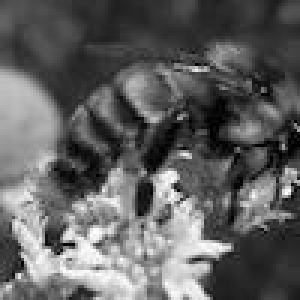
#> input picture data/saved_images/bw_bee_1.jpg, 100 x 100 px, given in place of bee_1.jpg, which was not available (shown 3 times larger)
$ jupyter execute --allow-errors bees-image-processing.ipynb   (shell and % lines are left out)   (text cells are left out)
#> lines starting #> are read from the running program, lines starting #| are printed output that depends on the picture; pictures that were not available may be replaced by others from this repository, and a replacement may not be noted
[cell 1]
# Used to change filepaths
from pathlib import Path

# We set up matplotlib, pandas, and the display function
import matplotlib.pyplot as plt
from IPython.display import display
import pandas as pd

# import numpy to use in this cell
import numpy as np

# import Image from PIL so we can use it later
from PIL import Image

# generate test_data
test_data = np.random.beta(a=1,b=1,size=(100,100,3))

# display the test_data
plt.imshow(test_data)
#> (this line was passed over: IPython is not available in this run)

[cell 2]
# open the image
img = Image.open('../data/datasets/bee_1.jpg')
#> img is the input picture: PIL image 100x100 L; min 0, max 255, mean 96.5

# Get the image size
img_size = img.size
#> img_size = (100, 100)

print("The image size is: {}".format(img_size))
#| The image size is: (100, 100)

# Just having the image as the last line in the cell will display it in the notebook
img

[cell 3]
# Crop the image to 25, 25, 75, 75
img_cropped = img.crop(box=(25,25,75,75))
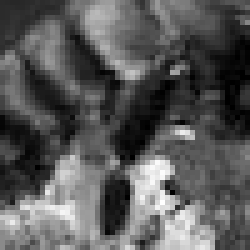
#> img_cropped: PIL image 50x50 L (shown 5 times larger); min 0, max 255, mean 88.6
display(img_cropped)

# rotate the image by 45 degrees
img_rotated = img.rotate(angle=45,expand=25)
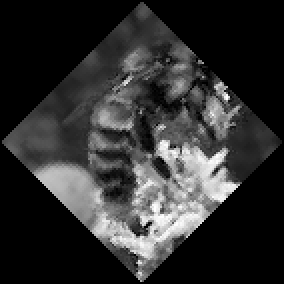
#> img_rotated: PIL image 142x142 L (shown 2 times larger); min 0, max 255, mean 47.6
display(img_rotated)

# flip the image left to right
img_flipped = img.transpose(method=Image.FLIP_LEFT_RIGHT)
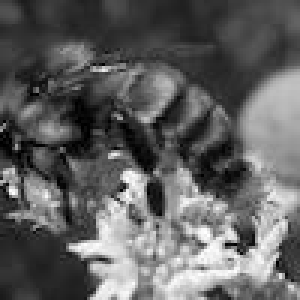
#> img_flipped: PIL image 100x100 L (shown 3 times larger); min 0, max 255, mean 96.5
display(img_flipped)

[cell 4]
# Turn our image object into a NumPy array
img_data = np.array(img)

# get the shape of the resulting array
img_data_shape = np.shape(img_data)
#> img_data_shape = (100, 100)

print("Our NumPy array has the shape: {}".format(img_data_shape))
#| Our NumPy array has the shape: (100, 100)

# plot the data with `imshow`
# ... YOUR CODE FOR TASK 4 ...
plt.show()

# plot the red channel
#> (the rest of this cell did not finish here and is left out)

[cell 5]
def plot_kde(channel, color):
    """ Plots a kernel density estimate for the given data.

        `channel` must be a 2d array
        `color` must be a color string, e.g. 'r', 'g', or 'b'
    """
    data = channel.flatten()
    return pd.Series(data).plot.density(c=color)

# create the list of channels
channels = ['r','g','b']

def plot_rgb(image_data):
    # use enumerate to loop over colors and indexes
    for ix, color in enumerate(channels):
        plot_kde(image_data[:,:,ix],color)

    plt.show()

#> (the rest of this cell did not finish here and is left out)

[cell 6]
# load bee_12.jpg as honey
# ... YOUR CODE FOR TASK 6 ...
honey = Image.open('../data/datasets/bee_12.jpg')
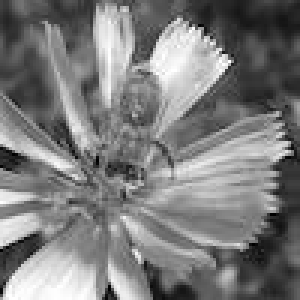
#> input picture data/saved_images/bw_bee_12.jpg, 100 x 100 px, given in place of bee_12.jpg, which was not available (shown 3 times larger)
#> honey is the input picture: PIL image 100x100 L; min 0, max 255, mean 123.7

# display the honey bee image
display(honey)

# NumPy array of the honey bee image data
# ... YOUR CODE FOR TASK 6 ...
honey_data = np.array(honey)

# plot the rgb densities for the honey bee image
#> (the rest of this cell did not finish here and is left out)

[cell 7]
# load bee_3.jpg as bumble
# ... YOUR CODE FOR TASK 7 ...
bumble = Image.open('../data/datasets/bee_3.jpg')

# display the bumble bee image
display(bumble)

# NumPy array of the bumble bee image data
# ... YOUR CODE FOR TASK 7 ...
bumble_data = np.array(bumble)

# plot the rgb densities for the bumble bee image
#> (the rest of this cell did not finish here and is left out)

[cell 8]
# convert honey to grayscale
honey_bw = honey.convert(mode="L")
display(honey_bw)

# convert the image to a NumPy array
honey_bw_arr = np.array(honey_bw)

# get the shape of the resulting array
honey_bw_arr_shape = np.shape(honey_bw_arr)
#> honey_bw_arr_shape = (100, 100)
print("Our NumPy array has the shape: {}".format(honey_bw_arr_shape))
#| Our NumPy array has the shape: (100, 100)

# plot the array using matplotlib
plt.imshow(honey_bw_arr, cmap=plt.cm.gray)
#> (this line was passed over: IPython is not available in this run)
plt.show()

# plot the kde of the new black and white array
plot_kde(honey_bw_arr, 'k')
#> in plot_kde, `data = channel.flatten()`: data = 10000 values, max 255 at index 1063, min 0 at index 5104, mean 123.7
#> (the call stopped at in plot_kde, `return pd.Series(data).plot.density(c=color)`: IPython is not available in this run)

[cell 9]
# flip the image left-right with transpose
# ... YOUR CODE FOR TASK 9 ...
honey_bw_flip = honey_bw.transpose(method=Image.FLIP_LEFT_RIGHT)
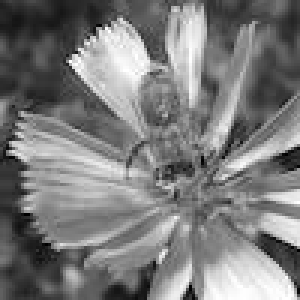
#> honey_bw_flip: PIL image 100x100 L (shown 3 times larger); min 0, max 255, mean 123.7

# show the flipped image
display(honey_bw_flip)

# save the flipped image
# ... YOUR CODE FOR TASK 9 ...
honey_bw_flip.save("../data/saved_images/bw_flipped.jpg")

# create higher contrast by reducing range
# ... YOUR CODE FOR TASK 9 ...
honey_hc_arr = np.maximum(honey_bw_arr,100)
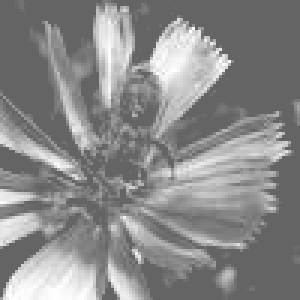
#> honey_hc_arr: shape (100, 100) (shown 3 times larger); min 100, max 255, mean 137

# show the higher contrast version
plt.imshow(honey_hc_arr, cmap=plt.cm.gray)
#> (this line was passed over: IPython is not available in this run)

# convert the NumPy array of high contrast to an Image
# ... YOUR CODE FOR TASK 9 ...
honey_bw_hc = Image.fromarray(honey_hc_arr)

# save the high contrast version
# ... YOUR CODE FOR TASK 9 ...
honey_bw_hc.save("../data/saved_images/bw_hc.jpg")

[cell 10]
image_paths = ['../data/datasets/bee_1.jpg', '../data/datasets/bee_12.jpg', '../data/datasets/bee_2.jpg', '../data/datasets/bee_3.jpg']

def process_image(path):
    img = Image.open(path)

    # create paths to save files to
    bw_path = "../data/saved_images/bw_{}.jpg".format(path.stem)
    rcz_path = "../data/saved_images/rcz_{}.jpg".format(path.stem)

    print("Creating grayscale version of {} and saving to {}.".format(path, bw_path))
    bw = img.convert(mode="L").save(bw_path)
    # ... YOUR CODE FOR TASK 10 ...

    print("Creating rotated, cropped, and zoomed version of {} and saving to {}.".format(path, rcz_path))
    rcz = img.rotate(angle=45).crop(box=(25,25,75,75)).resize(size=(100,100)).save(rcz_path)
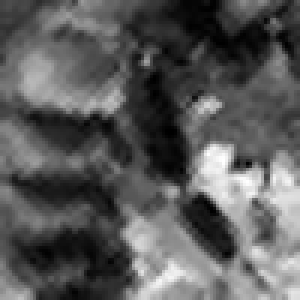
#> saved as rcz_bee_1.jpg: PIL image 100x100 L (shown 3 times larger); min 0, max 255, mean 89.7
    # ... YOUR CODE FOR TASK 10 ...

# for loop over image paths
#> (the rest of this cell did not finish here and is left out)
